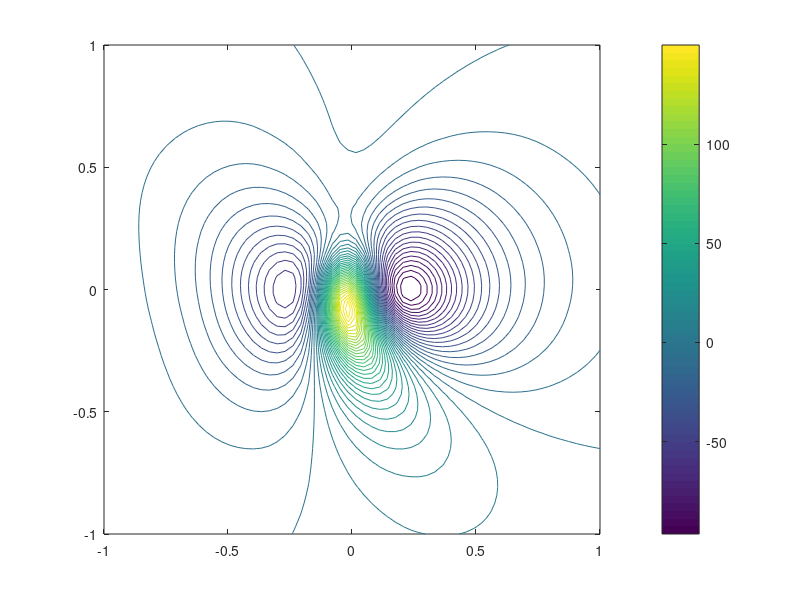

Reproduce this figure in MATLAB.
clc

clear

load B.mat;

X = x_y_z_Bx_By_Bz(:,1);
Y = x_y_z_Bx_By_Bz(:,2);

Bx = x_y_z_Bx_By_Bz(:,4);

X = reshape(X , 64 , 64 );

X = X';

Y = reshape(Y , 64 , 64 );

Y = Y';


Bx = reshape(Bx , 64 , 64 );

Bx = Bx';



%load ('.\data\xyz_bxbybz_bc1.mat');
% 

%contour(X,Y,Bz)

%contour(X,Y,Bz,'ShowText','on')

contour(X,Y,Bx,50)
colorbar

 %title("X-Y-Bx " )